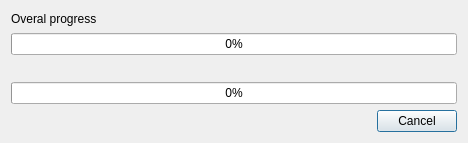
<?xml version="1.0" encoding="UTF-8"?>
<ui version="4.0">
 <class>FilesDownloadDialog</class>
 <widget class="QDialog" name="FilesDownloadDialog">
  <property name="windowModality">
   <enum>Qt::WindowModal</enum>
  </property>
  <property name="geometry">
   <rect>
    <x>0</x>
    <y>0</y>
    <width>468</width>
    <height>143</height>
   </rect>
  </property>
  <property name="windowTitle">
   <string>Downloading...</string>
  </property>
  <property name="windowIcon">
   <iconset resource="qpacman.qrc">
    <normaloff>:/pics/package-download.png</normaloff>:/pics/package-download.png</iconset>
  </property>
  <property name="modal">
   <bool>true</bool>
  </property>
  <layout class="QHBoxLayout" name="horizontalLayout">
   <item>
    <layout class="QVBoxLayout" name="verticalLayout">
     <item>
      <widget class="QLabel" name="label">
       <property name="sizePolicy">
        <sizepolicy hsizetype="Expanding" vsizetype="Preferred">
         <horstretch>0</horstretch>
         <verstretch>0</verstretch>
        </sizepolicy>
       </property>
       <property name="text">
        <string>Overal progress</string>
       </property>
      </widget>
     </item>
     <item>
      <widget class="QProgressBar" name="overalBar">
       <property name="value">
        <number>0</number>
       </property>
      </widget>
     </item>
     <item>
      <widget class="QLabel" name="currentLabel">
       <property name="sizePolicy">
        <sizepolicy hsizetype="Expanding" vsizetype="Preferred">
         <horstretch>0</horstretch>
         <verstretch>0</verstretch>
        </sizepolicy>
       </property>
       <property name="text">
        <string/>
       </property>
      </widget>
     </item>
     <item>
      <widget class="QProgressBar" name="currentBar">
       <property name="value">
        <number>0</number>
       </property>
      </widget>
     </item>
     <item>
      <widget class="QDialogButtonBox" name="buttonBox">
       <property name="orientation">
        <enum>Qt::Horizontal</enum>
       </property>
       <property name="standardButtons">
        <set>QDialogButtonBox::Cancel</set>
       </property>
      </widget>
     </item>
    </layout>
   </item>
  </layout>
 </widget>
 <resources>
  <include location="qpacman.qrc"/>
 </resources>
 <connections>
  <connection>
   <sender>buttonBox</sender>
   <signal>accepted()</signal>
   <receiver>FilesDownloadDialog</receiver>
   <slot>accept()</slot>
   <hints>
    <hint type="sourcelabel">
     <x>248</x>
     <y>254</y>
    </hint>
    <hint type="destinationlabel">
     <x>157</x>
     <y>274</y>
    </hint>
   </hints>
  </connection>
  <connection>
   <sender>buttonBox</sender>
   <signal>rejected()</signal>
   <receiver>FilesDownloadDialog</receiver>
   <slot>reject()</slot>
   <hints>
    <hint type="sourcelabel">
     <x>316</x>
     <y>260</y>
    </hint>
    <hint type="destinationlabel">
     <x>286</x>
     <y>274</y>
    </hint>
   </hints>
  </connection>
 </connections>
</ui>
